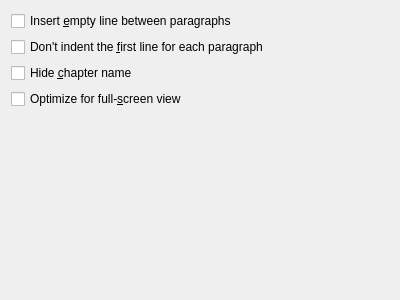
<?xml version="1.0" encoding="UTF-8"?>
<ui version="4.0">
 <class>Form</class>
 <widget class="QWidget" name="Form">
  <property name="geometry">
   <rect>
    <x>0</x>
    <y>0</y>
    <width>400</width>
    <height>300</height>
   </rect>
  </property>
  <property name="windowTitle">
   <string>Form</string>
  </property>
  <layout class="QGridLayout" name="gridLayout" rowstretch="0,0,0,0,0,0" rowminimumheight="0,0,0,0,0,0">
   <item row="5" column="0">
    <spacer name="verticalSpacer">
     <property name="orientation">
      <enum>Qt::Vertical</enum>
     </property>
     <property name="sizeHint" stdset="0">
      <size>
       <width>20</width>
       <height>40</height>
      </size>
     </property>
    </spacer>
   </item>
   <item row="3" column="0">
    <widget class="QCheckBox" name="opt_snb_hide_chapter_name">
     <property name="text">
      <string>Hide &amp;chapter name</string>
     </property>
    </widget>
   </item>
   <item row="2" column="0">
    <widget class="QCheckBox" name="opt_snb_dont_indent_first_line">
     <property name="text">
      <string>Don't indent the &amp;first line for each paragraph</string>
     </property>
    </widget>
   </item>
   <item row="1" column="0">
    <widget class="QCheckBox" name="opt_snb_insert_empty_line">
     <property name="text">
      <string>Insert &amp;empty line between paragraphs</string>
     </property>
    </widget>
   </item>
   <item row="4" column="0">
    <widget class="QCheckBox" name="opt_snb_full_screen">
     <property name="text">
      <string>Optimize for full-&amp;screen view </string>
     </property>
    </widget>
   </item>
  </layout>
 </widget>
 <resources/>
 <connections/>
</ui>
